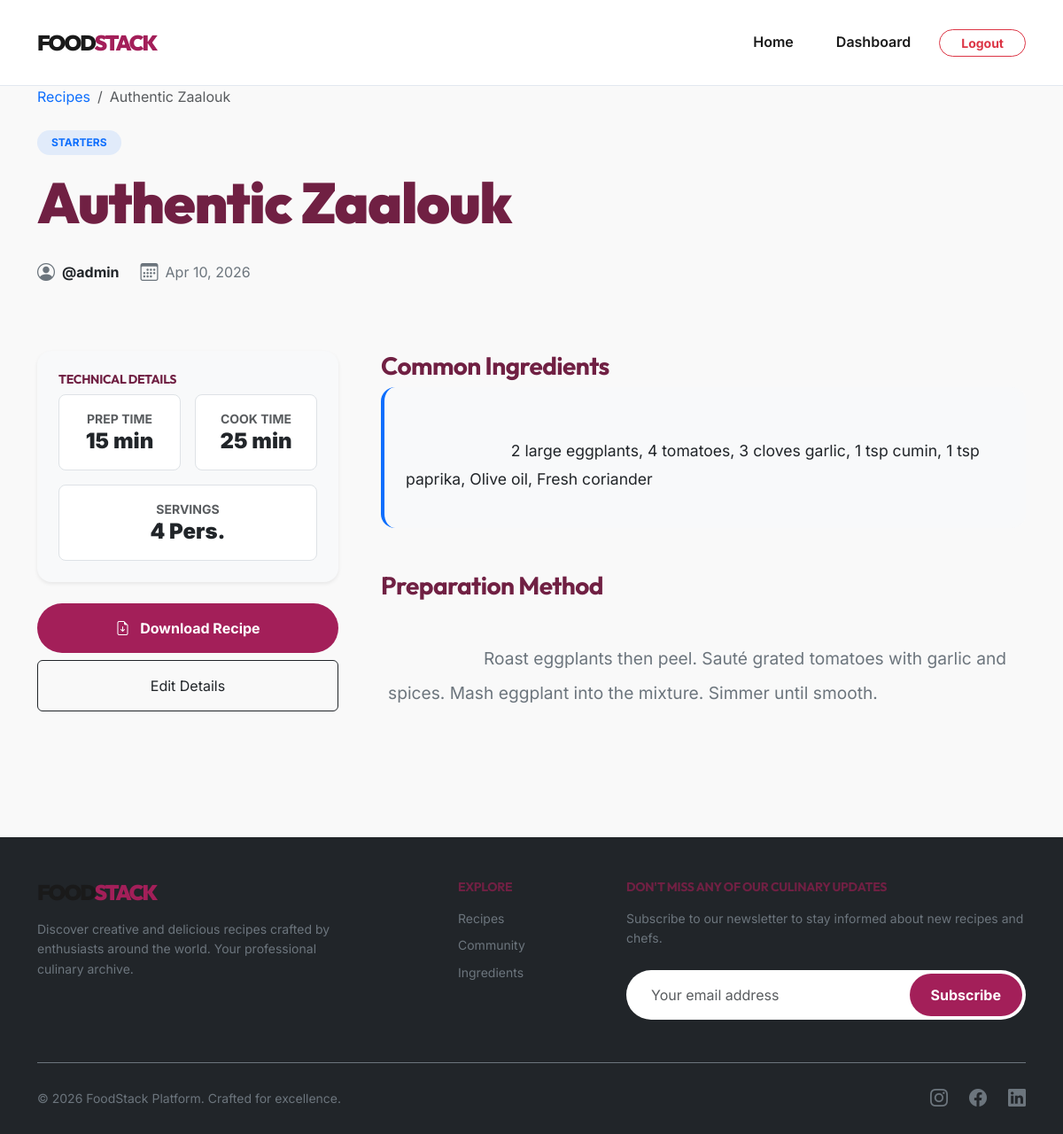
/app/recipe/view.php?id=1 (signed in), run on the app's committed database.
### tables this page shows
CREATE TABLE recipes (
    id_recipe INT AUTO_INCREMENT PRIMARY KEY,
    user_id INT NOT NULL,
    category_id INT NOT NULL,
    title VARCHAR(150) NOT NULL,
    ingredients TEXT NOT NULL,
    instructions TEXT NOT NULL,
    prep_time INT,
    cooking_time INT,
    servings INT,
    created_at TIMESTAMP DEFAULT CURRENT_TIMESTAMP,
  
    FOREIGN KEY (user_id) REFERENCES users(id_user) ON DELETE CASCADE,
    FOREIGN KEY (category_id) REFERENCES categories(id_category) ON DELETE CASCADE
);

CREATE TABLE categories (
    id_category INT AUTO_INCREMENT PRIMARY KEY,
    name VARCHAR(100) UNIQUE NOT NULL,
    description TEXT
);

CREATE TABLE users (
    id_user INT AUTO_INCREMENT PRIMARY KEY,
    username VARCHAR(100) NOT NULL,
    email VARCHAR(150) UNIQUE NOT NULL,
    password_hash VARCHAR(255) NOT NULL,
    created_at TIMESTAMP DEFAULT CURRENT_TIMESTAMP
);

### app/recipe/view.php (the view, shortened to what this page needs)
<?php
require_once dirname(__DIR__, 2) . '/config/db.php';
$r_id = $_GET['id'];
try {
    $stmt = $pdo->prepare("
        SELECT
            p.*,
            u.username AS author,
            c.name AS category
        FROM recipes p
        INNER JOIN users u ON p.user_id = u.id_user
        INNER JOIN categories c ON p.category_id = c.id_category
        WHERE p.id_recipe = ?
    ");
    $stmt->execute([$r_id]);
    $recipe = $stmt->fetch();
} catch (Exception $e) {
    die("Error: " . $e->getMessage());
}
require_once dirname(__DIR__, 2) . '/includes/header.php';
?>
<div class="recipe-hero">
    <div class="container">
        <div class="row align-items-center">
            <div class="col-lg-8">
                <nav aria-label="breadcrumb" class="mb-4">
                    <ol class="breadcrumb mb-0">
                        <li class="breadcrumb-item"><a href="../index.php" class="text-primary text-decoration-none">Recipes</a></li>
                        <li class="breadcrumb-item active" aria-current="page"><?php echo htmlspecialchars($recipe['title']); ?></li>
                    </ol>
                </nav>
                <span class="badge bg-primary bg-opacity-10 text-primary fw-bold text-uppercase px-3 py-2 rounded-pill mb-3">
                    <?php echo htmlspecialchars($recipe['category']); ?>
                </span>
                <h1 class="display-3 fw-900 mb-4"><?php echo htmlspecialchars($recipe['title']); ?></h1>
                <div class="d-flex align-items-center gap-4 text-secondary">
                    <div class="d-flex align-items-center gap-2">
                        <i class="bi bi-person-circle fs-5"></i>
                        <span class="fw-bold text-dark">@<?php echo htmlspecialchars($recipe['author']); ?></span>
                    </div>
                    <div class="d-flex align-items-center gap-2">
                        <i class="bi bi-calendar3 fs-5"></i>
                        <span><?php echo date('M d, Y', strtotime($recipe['created_at'])); ?></span>
                    </div>
                </div>
            </div>
        </div>
    </div>
</div>
<div class="container py-5 mt-4">
    <div class="row g-5">
        <div class="col-lg-4">
            <div class="sticky-top" style="top: 100px;">
                <div class="card border-0 shadow-sm rounded-4 p-4 mb-4 bg-light">
                    <h4 class="section-title small text-uppercase">Technical Details</h4>
                    <div class="row g-3">
                        <?php if ($recipe['prep_time']): ?>
                        <div class="col-6">
                            <div class="p-3 bg-white rounded-3 border text-center">
                                <span class="text-muted d-block small fw-bold text-uppercase">Prep Time</span>
                                <span class="h4 fw-900 mb-0"><?php echo $recipe['prep_time']; ?> min</span>
                            </div>
                        </div>
                        <?php endif; ?>
                        <?php if ($recipe['cooking_time']): ?>
                        <div class="col-6">
                            <div class="p-3 bg-white rounded-3 border text-center">
                                <span class="text-muted d-block small fw-bold text-uppercase">Cook Time</span>
                                <span class="h4 fw-900 mb-0"><?php echo $recipe['cooking_time']; ?> min</span>
                            </div>
                        </div>
                        <?php endif; ?>
                        <?php if ($recipe['servings']): ?>
                        <div class="col-12">
                            <div class="p-3 bg-white rounded-3 border text-center">
                                <span class="text-muted d-block small fw-bold text-uppercase">Servings</span>
                                <span class="h4 fw-900 mb-0"><?php echo $recipe['servings']; ?> Pers.</span>
                            </div>
                        </div>
                        <?php endif; ?>
                    </div>
                </div>
                <div class="d-grid gap-2">
                    <a href="download.php?id=<?php echo $r_id; ?>" class="btn btn-dark py-3">
                        <i class="bi bi-file-earmark-arrow-down me-2"></i> Download Recipe
                    </a>
                    <?php if (isset($_SESSION['user_id']) && $_SESSION['user_id'] == $recipe['user_id']): ?>
                        <a href="edit.php?id=<?php echo $r_id; ?>" class="btn btn-outline-dark py-3">Edit Details</a>
                    <?php endif; ?>
                </div>
            </div>
        </div>
        <div class="col-lg-8">
            <div class="mb-5">
                <h3 class="section-title">Common Ingredients</h3>
                <div class="p-4 bg-light rounded-4 border-start border-4 border-primary">
                    <p style="white-space: pre-wrap; font-size: 1.1rem; line-height: 1.8;" class="text-dark">
                        <?php echo htmlspecialchars($recipe['ingredients']); ?>
                    </p>
                </div>
            </div>
            <div class="mb-5">
                <h3 class="section-title">Preparation Method</h3>
                <div style="white-space: pre-wrap; font-size: 1.2rem; line-height: 2;" class="text-secondary ps-2">
                    <?php echo htmlspecialchars($recipe['instructions']); ?>
                </div>
            </div>
        </div>
    </div>
</div>
<?php
require_once dirname(__DIR__, 2) . '/includes/footer.php';
?>

### style/main.css (style rules this page uses)
:root { --primary-color: #A31F59; --primary-light: #F3E9ED; --dark-magenta: #702043; --dark-color: #1a1a1a; --text-muted: #64748b; --bg-light: #f9f9f9; --surface: #ffffff; --border-color: #e2e8f0; --card-shadow: 0 4px 20px rgba(0, 0, 0, 0.04); --card-shadow-hover: 0 10px 40px rgba(0, 0, 0, 0.08); --radius-lg: 30px; --radius-md: 12px; --container-max: 1440px; }
html { scroll-behavior: smooth; height: 100%; }
body { background-color: var(--bg-light); font-family: 'Inter', system-ui, -apple-system, sans-serif; color: var(--dark-color); display: flex; flex-direction: column; min-height: 100vh; line-height: 1.6; }
h1, h2, h3, h4, h5, h6 { font-family: 'Outfit', sans-serif; font-weight: 700; letter-spacing: -0.02em; color: var(--dark-magenta); }
.fw-900 { font-weight: 900; }
.btn-primary, .btn-dark { background: var(--primary-color); border: none; border-radius: 50px; padding: 12px 35px; font-weight: 700; color: #fff; transition: all 0.3s ease; }

### data on the page
recipes: title "Authentic Zaalouk", category.name "STARTERS", user.username "admin", created_at "Apr 10, 2026", prep_time "15", cooking_time "25", servings "4", ingredients "2 large eggplants, 4 tomatoes, 3 cloves garlic, 1 tsp cumin, 1 tsp paprika, Olive oil, Fresh coriander", instructions "Roast eggplants then peel. Sauté grated tomatoes with garlic and spices. Mash eggplant into the mixture. Simmer until smooth."
